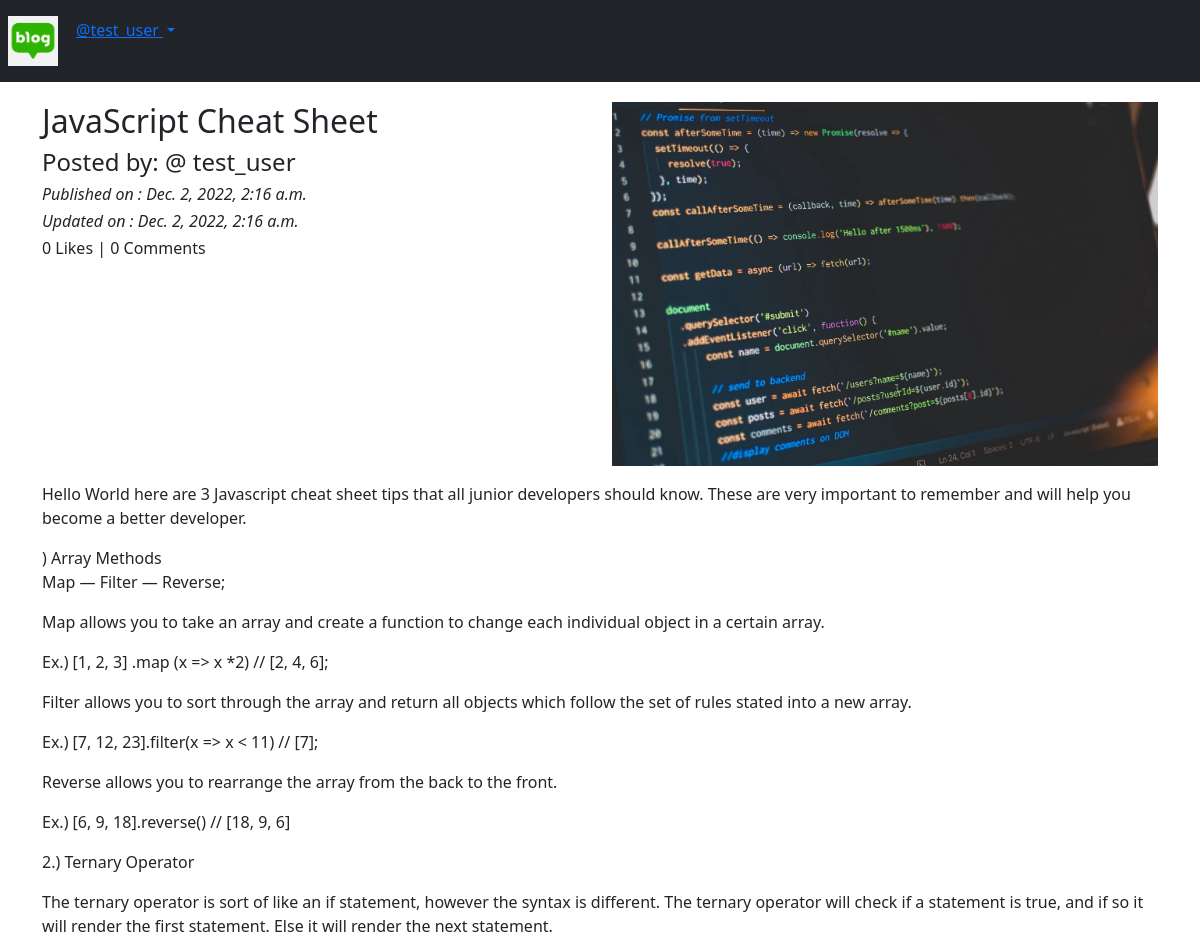
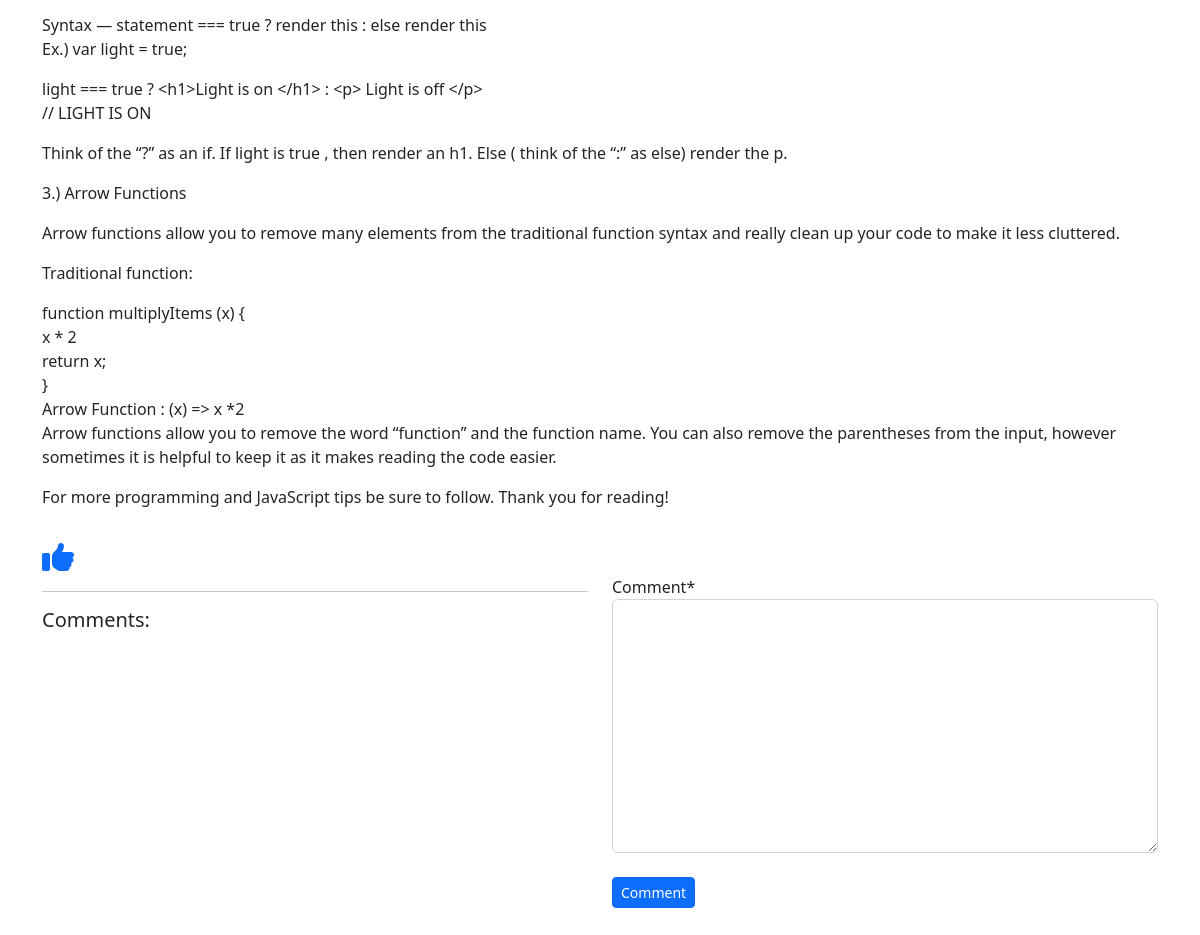
Before: /blog/details/JavaScript-Cheat-Sheet-05d55c4d-97b1-4f4f-8ef2-d43dc70e53bb (signed in) with the older database file (2 pictures, top to bottom).
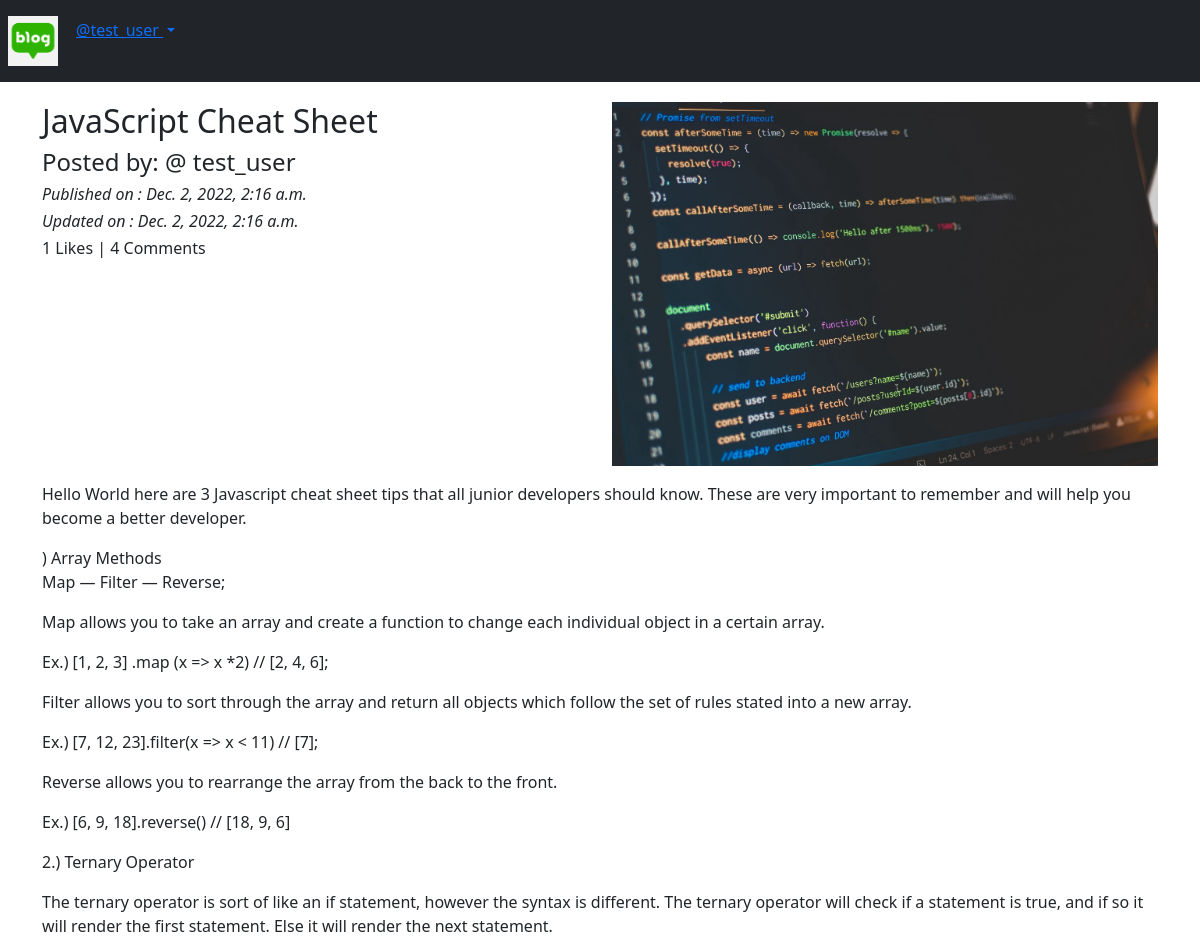
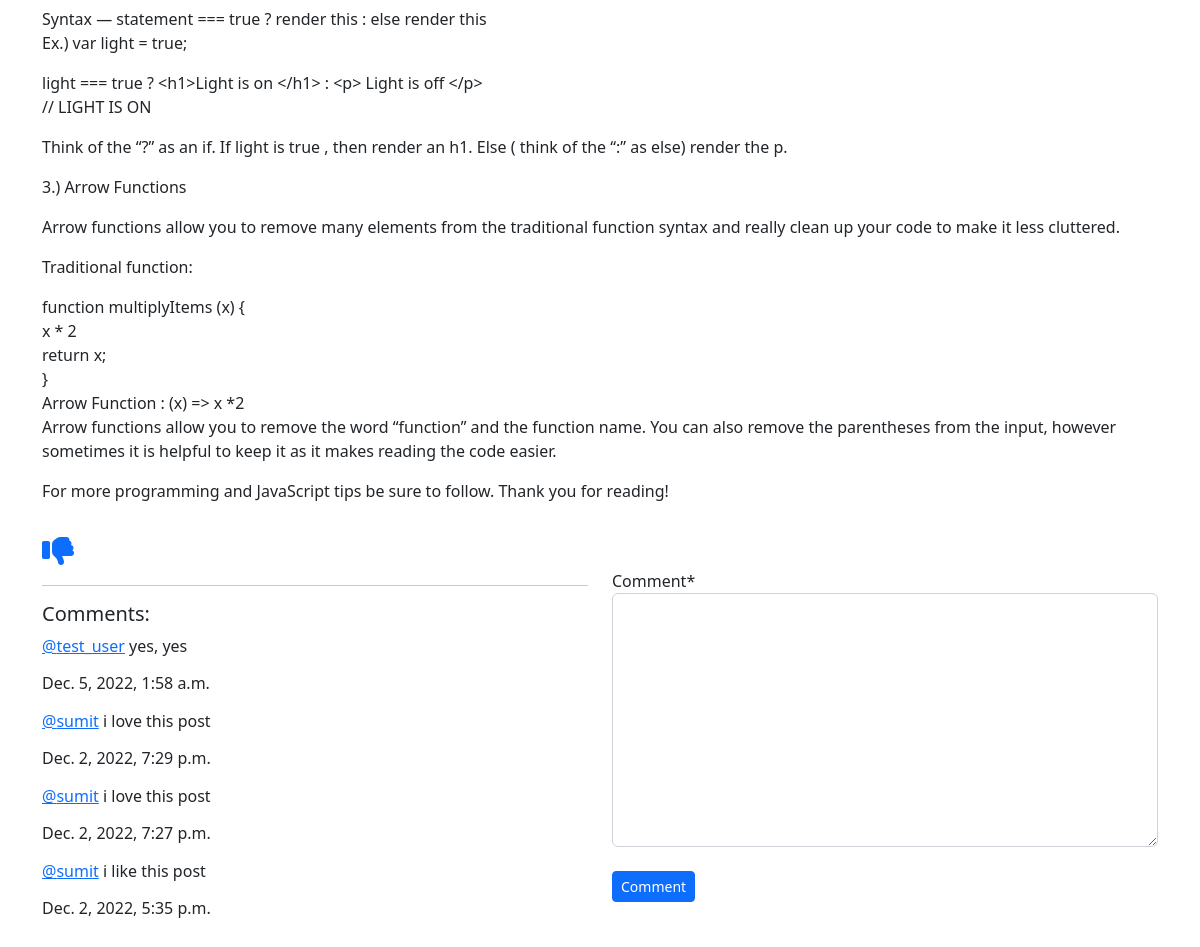
After: the same page with the newer database file (2 pictures, top to bottom).
### App_Blog/models.py (models this page shows, shortened)
class Blog(models.Model):
    author = models.ForeignKey(User, on_delete=models.CASCADE, related_name='post_author')
    blog_title = models.CharField(max_length=264, verbose_name="Put a Title")
    slug = models.SlugField(max_length=264, unique=True)
    blog_content = models.TextField(verbose_name="what is on your mind?")
    blog_image = models.ImageField(upload_to='blog_image', verbose_name="Image")
    publish_date = models.DateTimeField(auto_now_add=True)
    update_date = models.DateTimeField(auto_now=True)
    class Meta:
        ordering = ('-publish_date',)

class Comment(models.Model):
    blog = models.ForeignKey(Blog, on_delete=models.CASCADE, related_name='blog_comment')
    user = models.ForeignKey(User, on_delete=models.CASCADE, related_name='user_comment')
    comment = models.TextField()
    comment_date = models.DateTimeField(auto_now_add=True)
    class Meta:
        ordering = ('-comment_date',)

### App_Blog/views.py (the view, shortened to what this page needs)
# urls.py: path('details/<slug:slug>', views.blog_details, name='blog_details'),
@login_required
def blog_details(request, slug):
    blog = Blog.objects.get(slug=slug)
    comment_form = CommentForm()
    already_liked = Likes.objects.filter(blog=blog, user=request.user)
    liked = True if already_liked else False
    return render(request, 'App_Blog/blog_details.html', context={'blog':blog,
    'comment_form':comment_form, 'liked': liked})

### App_Blog/forms.py
class CommentForm(forms.ModelForm):
    class Meta:
        model = Comment
        fields = ('comment',)

### templates/App_Blog/blog_details.html (shortened to what this page needs)
{% extends 'base.html' %}
{% load static %}
{% load crispy_forms_tags %}
{% block body_block %}
<div class="row">
	<div class="col-sm-6">
		<h2>{{blog.blog_title}}</h2>
		<h4>Posted by: @ {{blog.author}}</h4>
		<i><h6>Published on : {{blog.publish_date}}</h6></i>
		<i><h6>Updated on : {{blog.update_date}}</h6></i>
		<h6>{{blog.liked_blog.count}} Likes | {{blog.blog_comment.count}} Comments </h6>
	</div>
	<div class="col-sm-6">
		<img src="/media/{{blog.blog_image}}" width="100%">
	</div>
	<p>{{blog.blog_content|linebreaks}}</p>
</div>
{% if not liked %}
<a href="{% url 'App_Blog:liked_post' pk=blog.pk %}">
	<i class="fas fa-thumbs-up fa-2x"></i>
</a>
{% else %}
<a href="{% url 'App_Blog:unliked_post' pk=blog.pk %}">
	<i class="fas fa-thumbs-down fa-2x"></i>
</a>
{% endif %}
<div class="row">
	<div class="col-sm-6">
		<hr>
		<h5>Comments:</h5>
		{% for comment in blog.blog_comment.all %}
		<p><a href="#">@{{comment.user}}</a> {{comment.comment}} <br> <h6>{{comment.comment_date}}</h6></p>
		{% endfor %}
	</div>
	<div class="col-sm-6">
		<form method="POST">
			{{comment_form|crispy}}
			<br>
			<button type="submit" class="btn btn-primary btn-sm"> Comment </button>
		</form>
	</div>
</div>
<br>
<br>
{% endblock body_block %}

### templates/base.html (shortened to what this page needs)
<!doctype html>
<html lang="en">
<head>
  <link href="https://cdn.jsdelivr.net/npm/bootstrap@5.2.3/dist/css/bootstrap.min.css" rel="stylesheet"
>
</head>
<body>
  <nav class="navbar navbar-expand-sm bg-dark navbar-dark">
    <ul class="navbar-nav">
      <li class="nav-item-active">
        <a class="nav-link" href="{% url 'index' %}"><img src="/media/logo.png" alt="" width="50px"></a>
      </li>
      {% if user.is_authenticated %}
      <div class="dropdown" style="padding:10px">
        <a class="dropdown-toggle" href="#" id="navbardrop" data-bs-toggle="dropdown">
          @{{user.username}}
        </a>
      </div>
      {% endif %}
    </ul>
  </nav>
  <div class="container" style="padding-top:20px">
    {% block body_block %}
    {% endblock %}
  </div>
</body>
</html>

Changed rows visible on the page:
computed for Blog "JavaScript Cheat Sheet": liked_blog.count "0" → "1"; blog_comment.count "0" → "4"
added Comment: user "test_user", comment "yes, yes", comment_date "Dec. 5, 2022, 1:58 a.m."
added Comment: user "sumit", comment "i love this post", comment_date "Dec. 2, 2022, 7:29 p.m."
added Comment: user "sumit", comment "i love this post", comment_date "Dec. 2, 2022, 7:27 p.m."
added Comment: user "sumit", comment "i like this post", comment_date "Dec. 2, 2022, 5:35 p.m."
